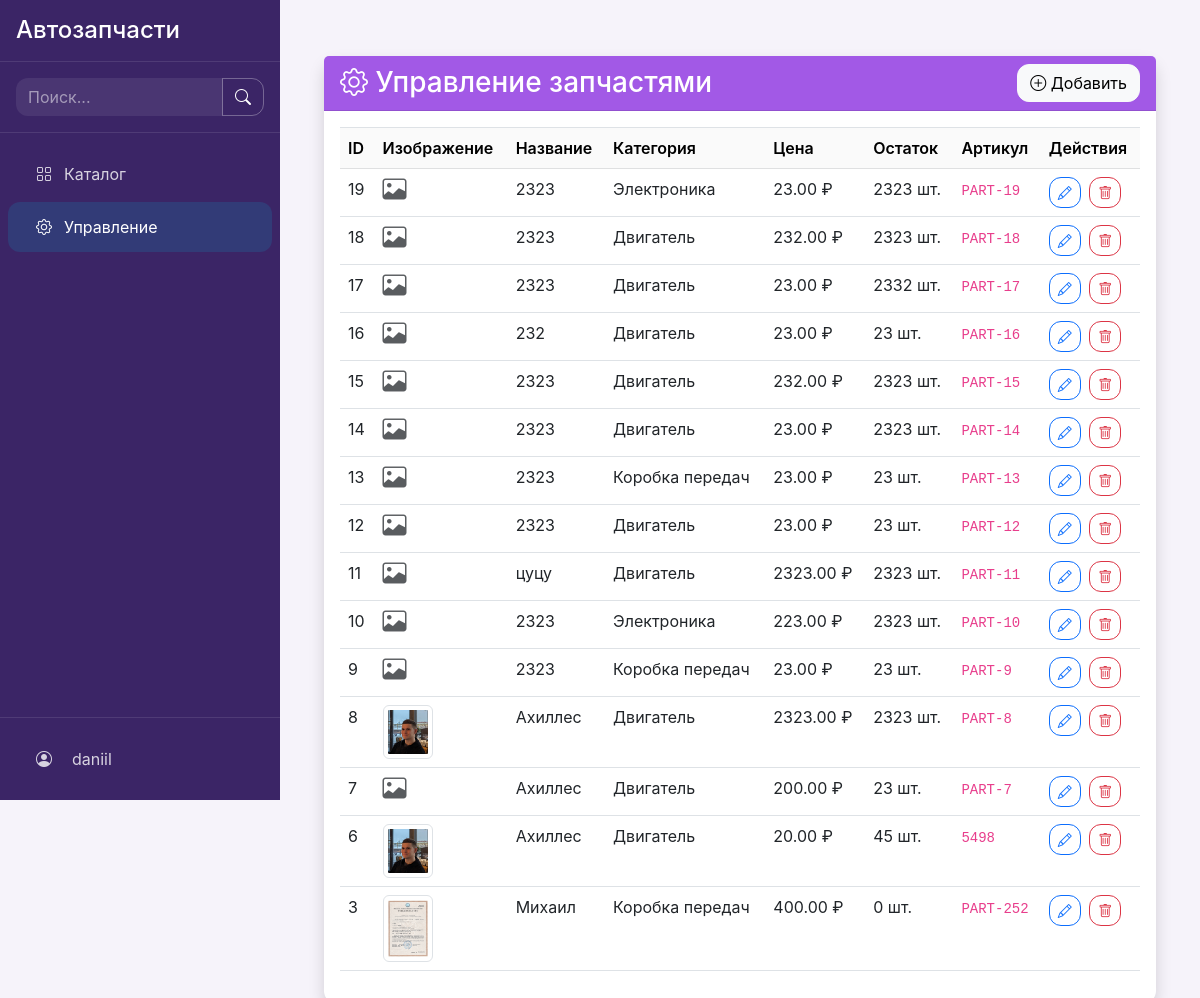
/manage/parts/ (signed in), run on the app's committed database.
### autoparts/models.py (models this page shows, shortened)
class User(AbstractUser):
    ROLES = (
        ('admin', 'Администратор'),
        ('manager', 'Менеджер'),
        ('client', 'Клиент'),
    )
    role = models.CharField(max_length=10, choices=ROLES, default='client')
    phone = models.CharField(max_length=20, blank=True)
    address = models.TextField(blank=True)

class Part(models.Model):
    name = models.CharField(max_length=200, verbose_name='Название')
    category = models.ForeignKey('Category', on_delete=models.CASCADE, verbose_name='Категория')
    description = models.TextField(verbose_name='Описание')
    price = models.DecimalField(
        max_digits=10,
        decimal_places=2,
        verbose_name='Розничная цена'
    )
    wholesale_price = models.DecimalField(
        max_digits=10,
        decimal_places=2,
        verbose_name='Оптовая цена',
        blank=True,
        null=True
    )
    wholesale_threshold = models.IntegerField(
        default=10,
        verbose_name='Порог для опта',
        validators=[MinValueValidator(1)]
    )
    quantity = models.PositiveIntegerField(verbose_name='Количество на складе')
    min_order = models.PositiveIntegerField(
        default=1,
        verbose_name='Минимальный заказ',
        validators=[MinValueValidator(1)]
    )
    sku = models.CharField(
        max_length=50,
        unique=True,
        verbose_name='Артикул',
        default=generate_sku  # Автогенерация по умолчанию
    )
    image = models.ImageField(
        upload_to='parts/',
        blank=True,
        null=True,
        verbose_name='Изображение'
    )
    created_at = models.DateTimeField(auto_now_add=True, verbose_name='Дата создания')
    updated_at = models.DateTimeField(auto_now=True, verbose_name='Дата обновления')
    class Meta:
        verbose_name = 'Запчасть'
        verbose_name_plural = 'Запчасти'
        ordering = ['-created_at']

class Category(models.Model):
    name = models.CharField(max_length=100)
    description = models.TextField(blank=True)
    class Meta:
        verbose_name = 'Категория'
        verbose_name_plural = 'Категории'

### autoparts/views.py (the view)
# urls.py: path('manage/parts/', views.part_management, name='part_management'),
@user_passes_test(lambda u: u.is_staff)
def part_management(request):
    parts = Part.objects.select_related('category').all()
    return render(request, 'autoparts/manage/part_management.html', {
        'parts': parts,
    })

### autoparts/templates/autoparts/manage/part_management.html (shortened to what this page needs)
{% extends 'autoparts/base.html' %}
{% block content %}
<div class="container-fluid mt-4">
    <div class="card shadow">
        <div class="card-header bg-primary text-white d-flex justify-content-between align-items-center">
            <h3 class="mb-0"><i class="bi bi-gear"></i> Управление запчастями</h3>
            <a href="{% url 'add_part' %}" class="btn btn-light">
                <i class="bi bi-plus-circle"></i> Добавить
            </a>
        </div>
        <div class="card-body">
            <div class="table-responsive">
                <table class="table table-hover">
                    <thead class="table-light">
                        <tr>
                            <th>ID</th>
                            <th>Изображение</th>
                            <th>Название</th>
                            <th>Категория</th>
                            <th>Цена</th>
                            <th>Остаток</th>
                            <th>Артикул</th>
                            <th>Действия</th>
                        </tr>
                    </thead>
                    <tbody>
                        {% for part in parts %}
                        <tr>
                            <td>{{ part.id }}</td>
                            <td>
                                {% if part.image %}
                                <img src="{{ part.image.url }}" width="50" height="50" class="img-thumbnail">
                                {% else %}
                                <i class="bi bi-image text-muted" style="font-size: 1.5rem;"></i>
                                {% endif %}
                            </td>
                            <td>{{ part.name }}</td>
                            <td>{{ part.category.name }}</td>
                            <td>{{ part.price }} ₽</td>
                            <td>{{ part.quantity }} шт.</td>
                            <td><code>{{ part.sku }}</code></td>
                            <td class="text-nowrap">
                                <a href="{% url 'edit_part' part.id %}"
                                   class="btn btn-sm btn-outline-primary me-1"
                                   title="Редактировать">
                                    <i class="bi bi-pencil"></i>
                                </a>
                                <form method="post" action="{% url 'delete_part' part.id %}" class="d-inline">
                                    <button type="button"
                                            class="btn btn-sm btn-outline-danger delete-btn"
                                            title="Удалить"
                                            data-url="{% url 'delete_part' part.id %}">
                                        <i class="bi bi-trash"></i>
                                    </button>
                                </form>
                            </td>
                        </tr>
                        {% empty %}
                        <tr>
                            <td colspan="8" class="text-center py-4">Нет запчастей для отображения</td>
                        </tr>
                        {% endfor %}
                    </tbody>
                </table>
            </div>
        </div>
    </div>
</div>
{% endblock %}

### autoparts/templates/autoparts/base.html (shortened to what this page needs)
<!DOCTYPE html>
<html lang="ru">
<head>
    <link href="https://cdn.jsdelivr.net/npm/bootstrap@5.3.0/dist/css/bootstrap.min.css" rel="stylesheet">
    <link rel="stylesheet" href="https://cdn.jsdelivr.net/npm/bootstrap-icons@1.10.0/font/bootstrap-icons.css">
    {% load static %}
    <link rel="stylesheet" href="{% static 'css/variables.css' %}">
    <link rel="stylesheet" href="{% static 'css/base.css' %}">
    <link rel="stylesheet" href="{% static 'css/layout.css' %}">
    <link rel="stylesheet" href="{% static 'css/components.css' %}">
    <link rel="stylesheet" href="{% static 'css/utilities.css' %}">
</head>
<body>
    {% if user.is_authenticated %}
    <nav class="sidebar">
        <div class="sidebar-header">
            <h4 class="mb-0">Автозапчасти</h4>
        </div>
        <form class="search-form" action="{% url 'catalog' %}" method="get">
            <div class="input-group">
                <input class="form-control" type="search" name="q" placeholder="Поиск..." value="{{ request.GET.q }}">
                <button class="btn btn-outline-light" type="submit">
                    <i class="bi bi-search"></i>
                </button>
            </div>
        </form>
        <div class="sidebar-menu">
            <ul class="nav flex-column gap-1 px-2">
                <li class="nav-item">
                    <a class="nav-link text-decoration-none {% if request.resolver_match.url_name == 'catalog' %}active{% endif %}" href="{% url 'catalog' %}">
                        <i class="bi bi-grid"></i> Каталог
                    </a>
                </li>
                {% if user.role == 'manager' or user.role == 'admin' %}
                <li class="nav-item">
                    <a class="nav-link text-decoration-none {% if request.resolver_match.url_name == 'part_management' %}active{% endif %}" href="{% url 'part_management' %}">
                        <i class="bi bi-gear"></i> Управление
                    </a>
                </li>
                {% endif %}
            </ul>
        </div>
        <div class="user-info py-0 px-2">
            <div class="sidebar-menu">
                <ul class="nav flex-column gap-1">
                    <li class="nav-item">
                        <a class="nav-link text-decoration-none {% if request.resolver_match.url_name == 'profile' %}active{% endif %}" href="{% url 'profile' %}">
                            <i class="bi bi-person-circle me-2"></i>
                            <span>{{ user.username }}</span>
                        </a>
                    </li>
                </ul>
            </div>
        </div>
    </nav>
    {% endif %}
    <main class="main-content">
        {% block content %}{% endblock %}
    </main>
</body>
</html>

### static/css/variables.css (style rules this page uses)
:root { --primary-color: #a259e6; --primary-hover: #7c3fa9; --secondary-color: #ceade6; --sidebar-bg: #3b2566; --sidebar-text: #fff; --main-bg: #f6f3fa; --card-bg: #fff; --card-shadow: 0 2px 8px rgba(162, 89, 230, 0.06); --text-dark: #2d1a4a; --text-light: #fff; --success-color: #198754; --danger-color: #dc3545; --warning-color: #ffc107; --info-color: #0dcaf0; --light-color: #f8f9fa; --dark-color: #212529; --sidebar-width: 280px; --header-height: 60px; --border-radius: 12px; --spacing-xs: 0.25rem; --spacing-sm: 0.5rem; --spacing-md: 1rem; --spacing-lg: 1.5rem; --spacing-xl: 2rem; --shadow-sm: 0 .125rem .25rem rgba(0,0,0,.075); --shadow-md: 0 .5rem 1rem rgba(0,0,0,.15); --shadow-lg: 0 1rem 3rem rgba(0,0,0,.175); --transition-speed: 0.3s; --transition-timing: ease-in-out; }

### static/css/base.css (style rules this page uses)
*, *::before, *::after { box-sizing: border-box; margin: 0; padding: 0; }
html { font-size: 16px; line-height: 1.5; -webkit-text-size-adjust: 100%; -webkit-tap-highlight-color: rgba(0, 0, 0, 0); }
body { font-family: -apple-system, BlinkMacSystemFont, "Segoe UI", Roboto, "Helvetica Neue", Arial, sans-serif; color: var(--dark-color); background-color: var(--light-color); -webkit-font-smoothing: antialiased; -moz-osx-font-smoothing: grayscale; }
h1, h2, h3, h4, h5, h6 { margin-bottom: var(--spacing-md); font-weight: 500; line-height: 1.2; }
h3 { font-size: 1.75rem; }
h4 { font-size: 1.5rem; }
a { color: var(--primary-color); text-decoration: none !important; transition: color var(--transition-speed) var(--transition-timing); }
ul, ol { margin-bottom: var(--spacing-md); padding-left: var(--spacing-lg); }
img { max-width: 100%; height: auto; vertical-align: middle; border-style: none; }
input, button, select, optgroup, textarea { margin: 0; font-family: inherit; font-size: inherit; line-height: inherit; }
button, input { overflow: visible; }
button, select { text-transform: none; }
button, [type="button"], [type="reset"], [type="submit"] { -webkit-appearance: button; }
table { border-collapse: collapse; width: 100%; margin-bottom: var(--spacing-md); }
th, td { padding: var(--spacing-sm); vertical-align: top; border-top: 1px solid #dee2e6; }
code { font-family: SFMono-Regular, Menlo, Monaco, Consolas, "Liberation Mono", "Courier New", monospace; font-size: 0.875em; color: #e83e8c; word-break: break-word; }

### static/css/layout.css (style rules this page uses)
body { min-height: 100vh; display: flex; background: var(--main-bg); color: var(--text-dark); }
.sidebar { width: var(--sidebar-width); background: var(--dark-color); color: white; position: fixed; height: 100vh; overflow-y: auto; transition: all var(--transition-speed) var(--transition-timing); z-index: 1000; }
.sidebar-header { padding: var(--spacing-md); border-bottom: 1px solid rgba(255,255,255,0.1); }
.sidebar-menu { padding: var(--spacing-md) 0; }
.sidebar-menu .nav-link { color: rgba(255,255,255,0.8); padding: var(--spacing-sm) var(--spacing-lg); display: flex; align-items: center; gap: var(--spacing-sm); transition: all var(--transition-speed) var(--transition-timing); }
.sidebar-menu .nav-link.active { color: white; background: rgba(255,255,255,0.1); }
.sidebar-menu .nav-link i { width: 1.5rem; text-align: center; }
.main-content { margin-left: var(--sidebar-width); flex: 1; padding: 2rem; background: var(--main-bg); min-height: 100vh; color: var(--text-dark); }
.search-form { padding: var(--spacing-md); border-bottom: 1px solid rgba(255,255,255,0.1); }
.search-form .form-control { background: rgba(255,255,255,0.1); border: none; color: white; }
.search-form .form-control::placeholder { color: rgba(255,255,255,0.5); }
.search-form .btn { color: white; border-color: rgba(255,255,255,0.2); }
.user-info { border-top: 1px solid rgba(255,255,255,0.1); margin-top: auto; }

### static/css/utilities.css (style rules this page uses)
.mb-0 { margin-bottom: 0 !important; }
.mt-4 { margin-top: var(--spacing-lg) !important; }
.d-flex { display: flex !important; }
.flex-column { flex-direction: column !important; }
.justify-content-between { justify-content: space-between !important; }
.align-items-center { align-items: center !important; }
.d-inline { display: inline !important; }
.shadow { box-shadow: var(--shadow-md) !important; }
.btn-outline-light { color: var(--sidebar-text) !important; border-color: rgba(255,255,255,0.3) !important; background: transparent !important; }
.bg-primary { background-color: var(--primary-color) !important; }

### autoparts/templates/autoparts/manage/part_management.html (style rules this page uses)
.img-thumbnail { object-fit: cover; }

### data on the page
User: username "daniil"
Part: id "19", name "2323", category.name "Электроника", price "23.00", quantity "2323", sku "PART-19"
Part: id "18", name "2323", category.name "Двигатель", price "232.00", quantity "2323", sku "PART-18"
Part: id "17", name "2323", category.name "Двигатель", price "23.00", quantity "2332", sku "PART-17"
Part: id "16", name "232", category.name "Двигатель", price "23.00", quantity "23", sku "PART-16"
Part: id "15", name "2323", category.name "Двигатель", price "232.00", quantity "2323", sku "PART-15"
Part: id "14", name "2323", category.name "Двигатель", price "23.00", quantity "2323", sku "PART-14"
Part: id "13", name "2323", category.name "Коробка передач", price "23.00", quantity "23", sku "PART-13"
Part: id "12", name "2323", category.name "Двигатель", price "23.00", quantity "23", sku "PART-12"
Part: id "11", name "цуцу", category.name "Двигатель", price "2323.00", quantity "2323", sku "PART-11"
Part: id "10", name "2323", category.name "Электроника", price "223.00", quantity "2323", sku "PART-10"
Part: id "9", name "2323", category.name "Коробка передач", price "23.00", quantity "23", sku "PART-9"
Part: id "8", image (picture), name "Ахиллес", category.name "Двигатель", price "2323.00", quantity "2323", sku "PART-8"
Part: id "7", name "Ахиллес", category.name "Двигатель", price "200.00", quantity "23", sku "PART-7"
Part: id "6", image (picture), name "Ахиллес", category.name "Двигатель", price "20.00", quantity "45", sku "5498"
Part: id "3", image (picture), name "Михаил", category.name "Коробка передач", price "400.00", quantity "0", sku "PART-252"
